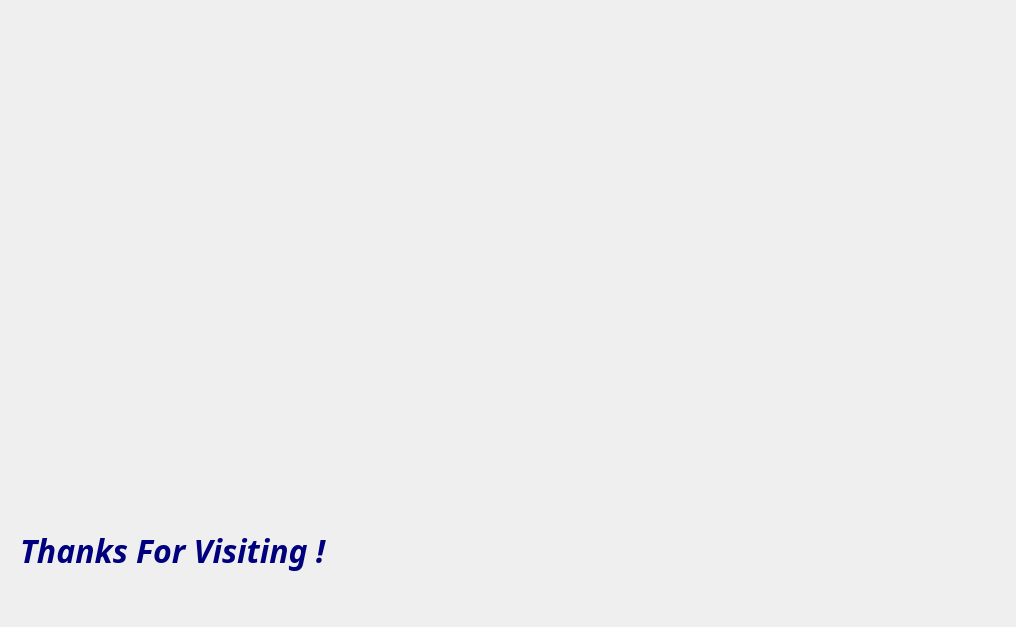
<?xml version="1.0" encoding="UTF-8"?>
<ui version="4.0">
 <class>loginwelcomepage</class>
 <widget class="QDialog" name="loginwelcomepage">
  <property name="geometry">
   <rect>
    <x>0</x>
    <y>0</y>
    <width>1016</width>
    <height>627</height>
   </rect>
  </property>
  <property name="windowTitle">
   <string>Dialog</string>
  </property>
  <property name="styleSheet">
   <string notr="true">background-image: url(:/new/prefix1/images/registeration (1).jpg);</string>
  </property>
  <widget class="QLabel" name="label_msg">
   <property name="geometry">
    <rect>
     <x>20</x>
     <y>510</y>
     <width>471</width>
     <height>81</height>
    </rect>
   </property>
   <property name="font">
    <font>
     <family>ScriptC</family>
     <pointsize>20</pointsize>
    </font>
   </property>
   <property name="text">
    <string>&lt;html&gt;&lt;head/&gt;&lt;body&gt;&lt;p&gt;&lt;span style=&quot; font-size:24pt; font-weight:600; font-style:italic; color:#00007f;&quot;&gt;Thanks For Visiting !&lt;/span&gt;&lt;/p&gt;&lt;/body&gt;&lt;/html&gt;</string>
   </property>
  </widget>
 </widget>
 <resources/>
 <connections/>
</ui>
